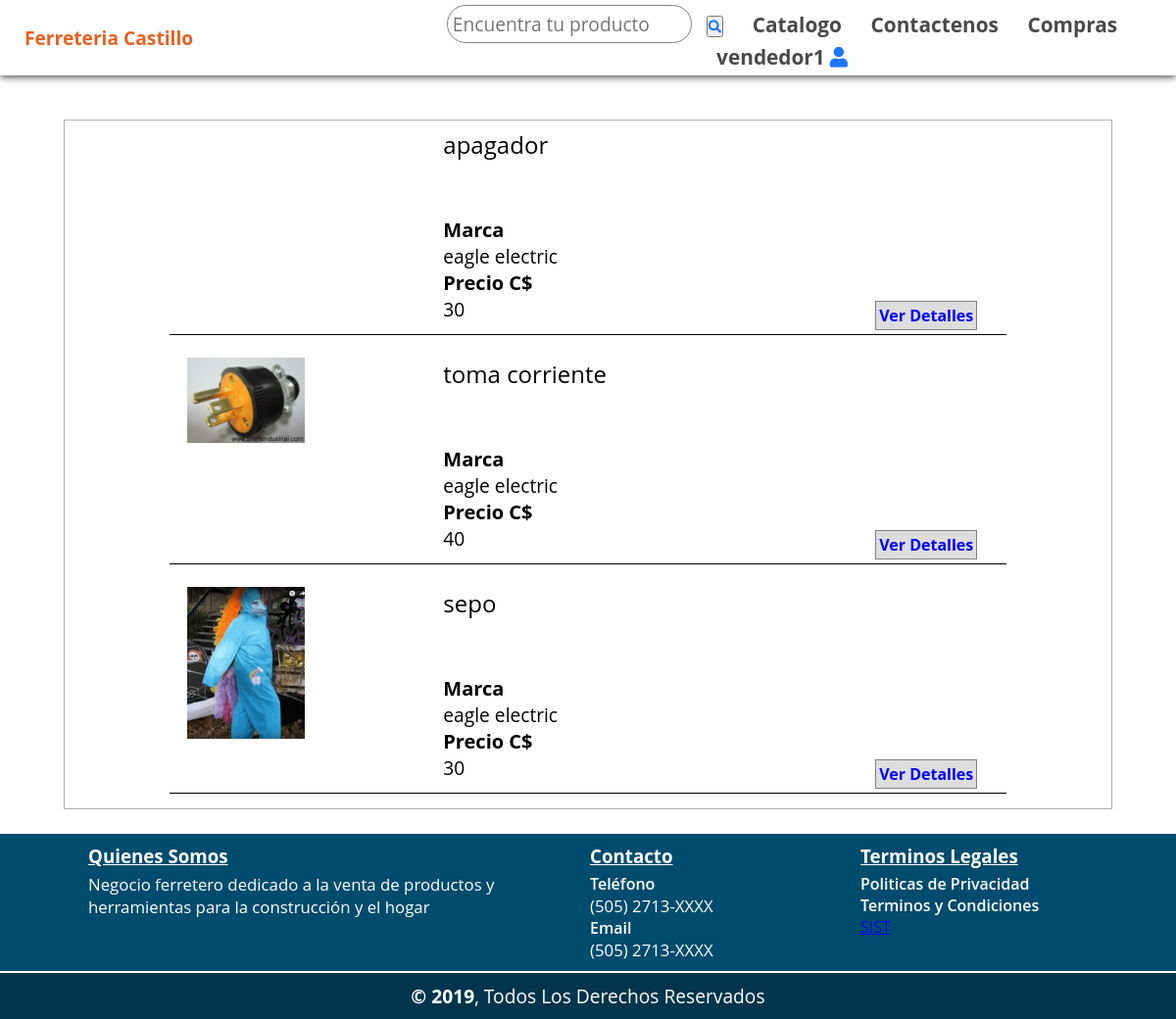
/?c=productos&buscar=material_electrico (signed in), run on the app's committed database.
### tables this page shows
CREATE TABLE `producto`  (
  `idProducto` int(255) NOT NULL AUTO_INCREMENT,
  `nombre` varchar(30) NULL DEFAULT NULL,
  `marca` int(30) NULL DEFAULT NULL,
  `precio` double(255, 0) NULL DEFAULT NULL,
  `nombre_imagen` varchar(255) NULL DEFAULT NULL,
  `ruta_imagen` varchar(255) NULL DEFAULT NULL,
  `categoria` int(255) NULL DEFAULT NULL,
  PRIMARY KEY (`idProducto`) USING BTREE,
  INDEX `idProducto`(`idProducto`) USING BTREE,
  INDEX `fk01_producto`(`marca`) USING BTREE,
  INDEX `fk02_producto`(`categoria`) USING BTREE,
  CONSTRAINT `fk01_producto` FOREIGN KEY (`marca`) REFERENCES `marca` (`idmarca`) ON DELETE RESTRICT ON UPDATE RESTRICT,
  CONSTRAINT `fk02_producto` FOREIGN KEY (`categoria`) REFERENCES `categoria` (`idcategoria`) ON DELETE RESTRICT ON UPDATE RESTRICT
);

CREATE TABLE `marca`  (
  `idmarca` int(255) NOT NULL AUTO_INCREMENT,
  `nombre` varchar(30) NULL DEFAULT NULL,
  INDEX `idmarca`(`idmarca`) USING BTREE
);

### controllers/productos.controler.php (called while the page is built, shortened)
<?php
    class ProductosController{
        public function Index(){
            require_once 'views/cliente/layouts/dhead.php';
            require_once 'views/cliente/layouts/header.php';
            require_once 'views/cliente/producto/listaproductos.php';
            require_once 'views/cliente/layouts/footer.php';
        }
    }
?>

### config/conexion.php (called while the page is built)
<?php
	class Conexion{
		public static function startup(){
			$pdo = new PDO('mysql:host=localhost;dbname=ferreteria_castillo;charset=utf8', 'root', 'Myroot');
			$pdo->setAttribute(PDO::ATTR_ERRMODE, PDO::ERRMODE_EXCEPTION);
			return $pdo;
		}
	}
?>

### models/producto.php (called while the page is built, shortened)
<?php
	require_once dirname(__FILE__,2)."./Config/conexion.php";
	class Producto{
		private $pdo;
		public function __CONSTRUCT()
	    {
            try
            {
                $this->pdo = Conexion::StartUp();
            }
            catch(Exception $e)
            {
                die($e->getMessage());
            }
	    }
		public function Buscar($buscador)
		{
			try
			{
                $sql= "CALL buscador( ? )";
                $stm = $this->pdo->prepare($sql);
                $stm->bindParam(1,$buscador,PDO::PARAM_STR);
				$stm->execute();
				return $stm->fetchAll(PDO::FETCH_OBJ);
			} catch (Exception $e)
			{
				die($e->getMessage());
			}
		}
	}
?>

### views/cliente/producto/listaproductos.php (the view, shortened to what this page needs)
<?php
    require_once './models/producto.php';
    $categoria=$_REQUEST['buscar'];
    $producto = new Producto();
    $productos = $producto->Buscar($categoria);
?>
    <div class="container_productos">
    <div class="lista">
        <?php
            if(!$productos){
             echo '<span>No se encontraron datos<span>';
            }else{
            foreach($productos as $colum):
        ?>
        <div class="item_lista">
            <div class="columna1">
                <div class="imagen">
                    <a href="?c=productos&a=Index2&verprod=<?php echo $colum->idproducto;?>">
                        <img src="<?php echo $colum->ruta_imagen; ?>" alt="">
                    </a>
                </div>
            </div>
            <div class="columna2">
                <div class="nombre">
                    <a href="?c=productos&a=Index2&verprod=<?php echo $colum->idproducto;?>"><span><?php echo $colum->nombre; ?></span></a>
                </div>
                <div class="descripcion">
                    <span>Marca</span><p><?php echo $colum->marca; ?></p>
                    <span>Precio C$</span><p> <?php echo $colum->precio; ?></p>
                </div>
                <div class="ver">
                    <a href="?c=productos&a=Index2&verprod=<?php echo $colum->idproducto;?>" class="boton">
                        Ver Detalles
                    </a>
                </div>
            </div>
        </div>
        <?php
            endforeach;
        }
        ?>
    </div>
</div>

### assets/css/estiloheaders.css (style rules this page uses)
* { -webkit-box-sizing: border-box; -moz-box-sizing: border-box; box-sizing: border-box; font-family: 'open sans'; margin: 0; padding: 0; }
html { box-sizing: border-box; }
*, *:before, *:after { box-sizing: inherit; }

### assets/css/home.css (style rules this page uses)
html { box-sizing: border-box; }
*, *:before, *:after { box-sizing: inherit; }
* { box-sizing: border-box; }
.boton { margin-top: 5px; text-decoration: none; border: 1px solid gray; background-color: rgb(221, 221, 221); color: blue; font-weight: 700; padding: 3px; }

### assets/css/listaproductos.css (style rules this page uses)
* { -webkit-box-sizing: border-box; -moz-box-sizing: border-box; box-sizing: border-box; font-family: 'open sans'; margin: 0; padding: 0; }
html { box-sizing: border-box; }
*, *:before, *:after { box-sizing: inherit; }
.container_productos { width: 95%; margin: auto; padding: 5px; min-height: 70vh; }
.lista { border: 1px solid #b1b1b1; }
.lista .item_lista { display: flex; width: 90%; height: auto; margin: auto auto 15px auto; border-bottom: 1px solid black; padding: 8px; }
.item_lista .columna1 { width: 48%; margin: 0 10px; }
.item_lista .columna2 { width: 48%; }
.item_lista .columna1 .imagen { width: 100%; max-height: 200px; }
.item_lista .columna1 .imagen img { width: 10vw; object-fit: cover; vertical-align: top; height: inherit; }
.columna2 { flex-direction: row; flex: wrap; }
.item_lista .columna2 .nombre { width: 100%; height: 110px; margin-bottom: 10px; font-size: 1.2em; }
.item_lista .columna2 .nombre a { text-decoration: none; font-size: 18pt; color: black; }
.item_lista .columna2 .descripcion { display: flex; width: calc(); height: 80px; margin-bottom: 10px; font-size: 1.2em; flex-direction: column; justify-content: space-between; }
.item_lista .columna2 .descripcion span { font-size: 20px; font-weight: bold; }
.item_lista .columna2 .ver { text-align: right; }
@media only screen and (min-width:800px) { .container_productos { width: 90%; min-height: 60vh; } }
@media only screen and (min-width:800px) { .lista .item_lista { width: 80%; } }
@media only screen and (min-width:800px) { .item_lista .columna1 { width: 30%; } }
@media only screen and (min-width:800px) { .item_lista .columna2 { width: 65%; } }
@media only screen and (min-width:800px) { .item_lista .columna2 .nombre { height: 80px; } }

### data on the page
producto: nombre "apagador", marca.nombre "eagle electric", precio "30"
producto: ruta_imagen (picture), nombre "toma corriente", marca.nombre "eagle electric", precio "40"
producto: ruta_imagen (picture), nombre "sepo", marca.nombre "eagle electric", precio "30"

### other printed values
$usuario "vendedor1"
